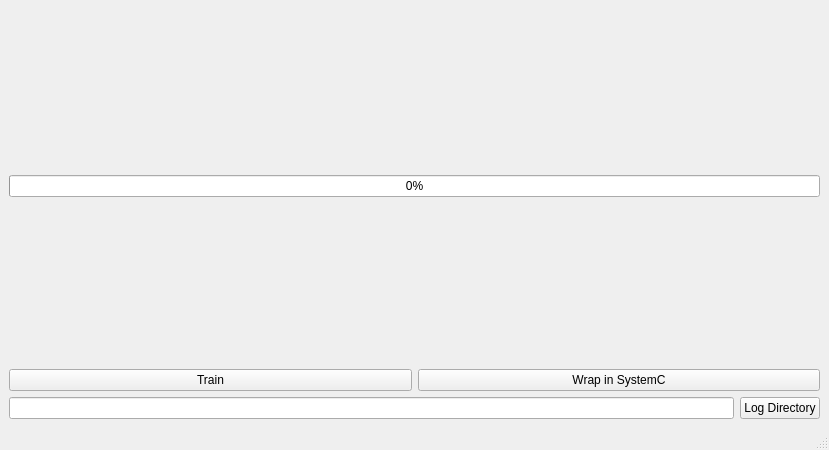
<?xml version="1.0" encoding="UTF-8"?>
<ui version="4.0">
 <class>MainWindow</class>
 <widget class="QMainWindow" name="MainWindow">
  <property name="geometry">
   <rect>
    <x>0</x>
    <y>0</y>
    <width>829</width>
    <height>450</height>
   </rect>
  </property>
  <property name="windowTitle">
   <string>MainWindow</string>
  </property>
  <widget class="QWidget" name="centralwidget">
   <layout class="QVBoxLayout" name="verticalLayout_2">
    <item>
     <layout class="QVBoxLayout" name="verticalLayout">
      <item>
       <spacer name="verticalSpacer_2">
        <property name="orientation">
         <enum>Qt::Vertical</enum>
        </property>
        <property name="sizeHint" stdset="0">
         <size>
          <width>20</width>
          <height>40</height>
         </size>
        </property>
       </spacer>
      </item>
      <item>
       <widget class="QProgressBar" name="progressBar">
        <property name="value">
         <number>0</number>
        </property>
       </widget>
      </item>
      <item>
       <spacer name="verticalSpacer">
        <property name="orientation">
         <enum>Qt::Vertical</enum>
        </property>
        <property name="sizeHint" stdset="0">
         <size>
          <width>20</width>
          <height>40</height>
         </size>
        </property>
       </spacer>
      </item>
      <item>
       <layout class="QHBoxLayout" name="horizontalLayout">
        <item>
         <widget class="QPushButton" name="Train">
          <property name="text">
           <string>Train</string>
          </property>
         </widget>
        </item>
        <item>
         <widget class="QPushButton" name="Wrap">
          <property name="text">
           <string>Wrap in SystemC</string>
          </property>
         </widget>
        </item>
       </layout>
      </item>
     </layout>
    </item>
    <item>
     <layout class="QHBoxLayout" name="horizontalLayout_2">
      <property name="topMargin">
       <number>0</number>
      </property>
      <item>
       <widget class="QLineEdit" name="lineEdit"/>
      </item>
      <item>
       <widget class="QPushButton" name="pushButton">
        <property name="text">
         <string>Log Directory</string>
        </property>
       </widget>
      </item>
     </layout>
    </item>
   </layout>
  </widget>
  <widget class="QStatusBar" name="statusbar"/>
 </widget>
 <resources/>
 <connections/>
</ui>
